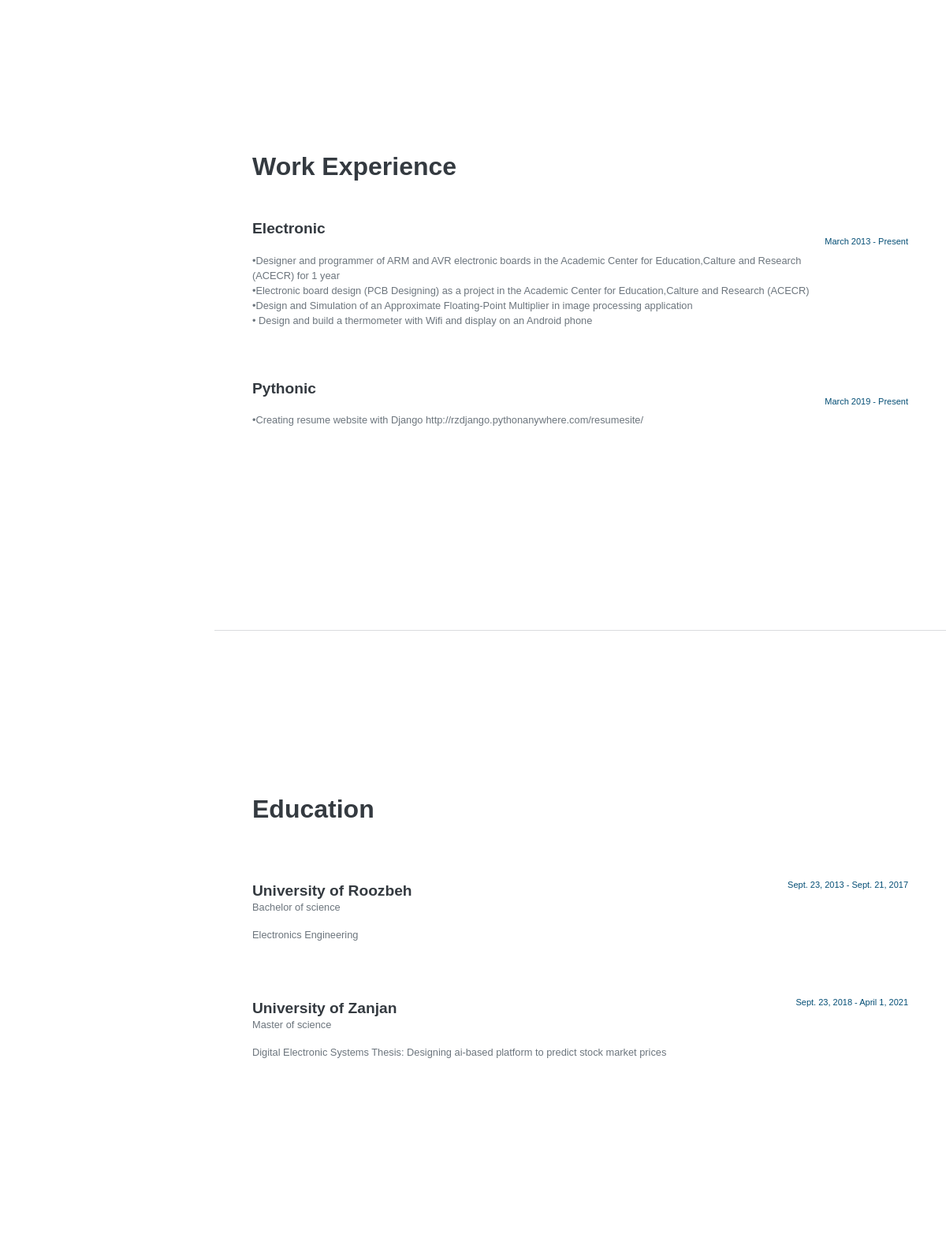
/resumesite/ (middle part), run on an earlier commit of the app's database.
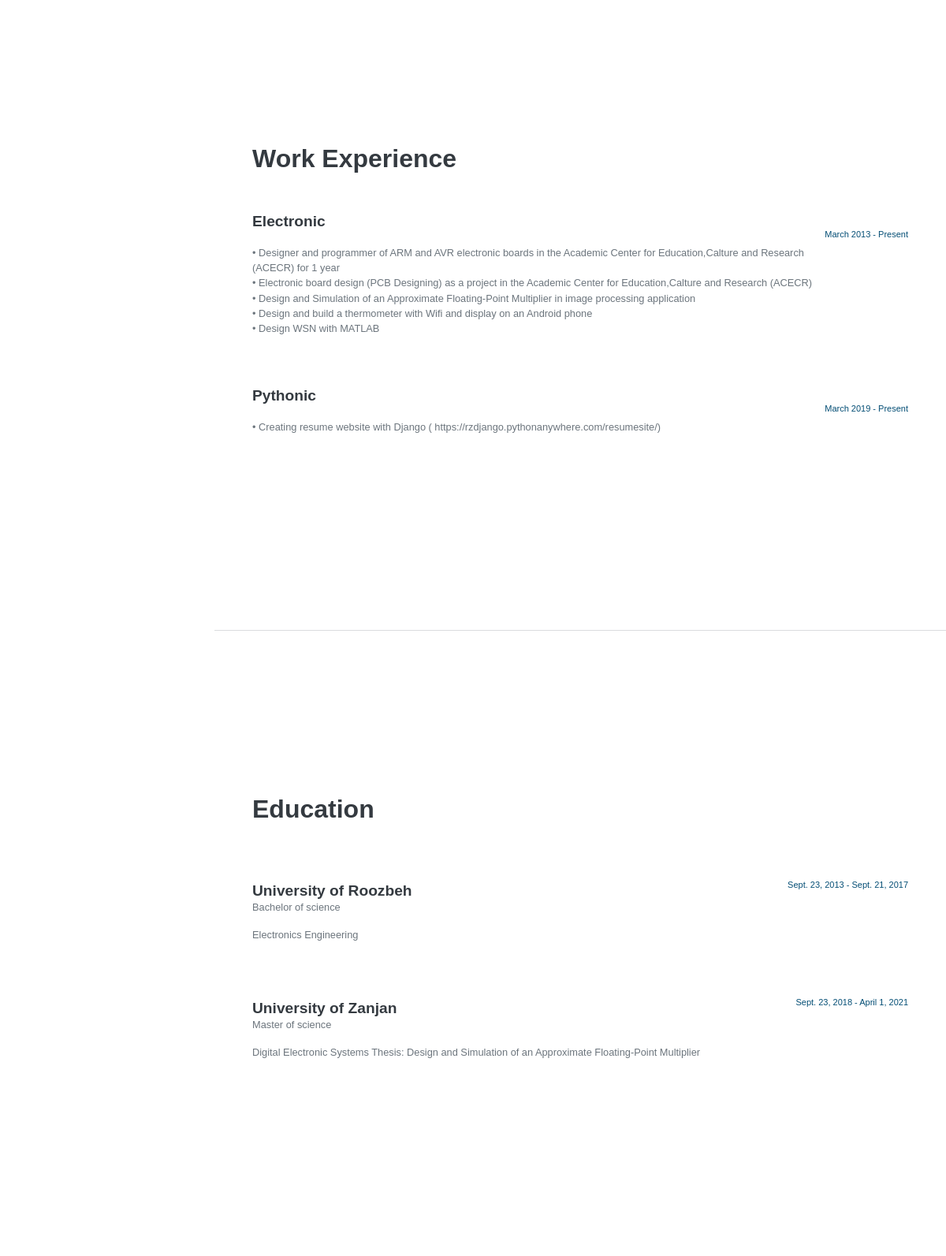
And on a later commit of the database.
### resumesite/models.py (models this page shows, shortened)
class workexperience(models.Model):
    class Meta:
        verbose_name="سوابق شغلی"
        verbose_name_plural="سوابق شغلی"
    job_area=models.CharField(max_length=100,null=True,blank=True)
    job_title=models.CharField(max_length=300,verbose_name="عنوان شغل")
    company_name=models.CharField(max_length=100,verbose_name="نام شرکت")
    start_time=models.TimeField(verbose_name="تاریخ شروع")
    end_time=models.TimeField(verbose_name="تاریخ پایان")

class aducationModel(models.Model):
    class Meta:
        verbose_name="سوابق تحصیلی"
        verbose_name_plural="سوابق تحصیلی"
    Associate=1
    Bachelor=2
    Master=3
    phD=4
    status_choices=((Associate,"Associate"),
                    (Bachelor,"Bachelor of science"),
                    (Master,"Master of science "),
                    (phD,"phD"))
    degree_level=models.IntegerField(choices=status_choices,verbose_name="مقطع تحصیلی")
    major=models.CharField(max_length=100,verbose_name="رشته تحصیلی")
    university=models.CharField(max_length=100,verbose_name="دانشگاه")
    gpa=models.FloatField(verbose_name="معدل")
    from_year=models.DateField(verbose_name="سال شروع")
    to_year=models.DateField(verbose_name="سال پایان")

### resumesite/views.py (the view)
# urls.py: path('',views.home),
def home(request):
    aboutMeModel=aboutmeModel.objects.all()
    Workexperience=workexperience.objects.all()
    AducationModel=aducationModel.objects.all()
    SkillsModel=skillsModel.objects.all()
    CoursesModel=coursesModel.objects.all()
    AwardsModel=awardsModel.objects.all()
    ArticlesModel=articlesModel.objects.all()
    context={
        'aboutMeModel':aboutMeModel,
        'Workexperience':Workexperience,
        'AducationModel':AducationModel,
        'SkillsModel':SkillsModel,
        'CoursesModel':CoursesModel,
        'AwardsModel':AwardsModel,
        'ArticlesModel':ArticlesModel
    }
    return render(request,'home.html',context)

### resumesite/templates/home.html (shortened to what this page needs)
{% load static %}
<!DOCTYPE html>
<html lang="en">
    <head>
        <link href="{% static 'css/style.css'%}" rel="stylesheet" />
    </head>
    <body id="page-top">
        <div class="container-fluid p-0">
            <section class="resume-section" id="experience">
                <div class="resume-section-content">
                    <h2 class="mb-5">Work Experience</h2>
                    <div class="d-flex flex-column flex-md-row justify-content-between mb-5">
                        <div class="flex-grow-1">
                            <h3 class="mb-0">Electronic</h3>
                            <div class="subheading mb-3">
                            {% for workexperience in Workexperience%}
                                {%if workexperience.job_area == "Electronic"%}
                                    <br>{{workexperience.job_title}}
                                {% endif %}
                            {% endfor%}
                            </div>
                        </div>
                        <div class="flex-shrink-0"><span class="text-primary">March 2013 - Present</span></div>
                    </div>
                    <div class="d-flex flex-column flex-md-row justify-content-between mb-5">
                        <div class="flex-grow-1">
                            <h3 class="mb-0">Pythonic</h3>
                            <div class="subheading mb-3">
                            {% for workexperience in Workexperience%}
                                {%if workexperience.job_area == "Pythonic"%}
                                    <br>{{workexperience.job_title}}
                                {% endif %}
                            {% endfor%}</div>
                        </div>
                        <div class="flex-shrink-0"><span class="text-primary">March 2019 - Present</span></div>
                    </div>
                </div>
            </section>
            <hr class="m-0" />
            <section class="resume-section" id="education">
                <div class="resume-section-content">
                    <h2 class="mb-5">Education</h2>
                    {% for aducationModel in AducationModel %}
                    <div class="d-flex flex-column flex-md-row justify-content-between mb-5">
                        <div class="flex-grow-1">
                                <br><h3 class="mb-0">{{ aducationModel.university}}</h3>
                                <div class="subheading mb-3">{{ aducationModel.get_degree_level_display }}</div>
                                <div style="font-size: 0.8rem;">{{ aducationModel.major}}</div>
                        </div>
                        <div class="flex-shrink-0"><span class="text-primary">{{aducationModel.from_year}} - {{aducationModel.to_year}}</span></div>
                    </div>
                    {% endfor %}
                </div>
            </section>
        </div>
    </body>
</html>

What changed in the data, as far as the page shows it:
changed workexperience: job_title "•Designer and programmer of ARM and AVR electronic boards in the Academic Center for Education,Calture and Research (ACECR) for 1 year" → "• Designer and programmer of ARM and AVR electronic boards in the Academic Center for Education,Calture and Research (ACECR) for 1 year"
changed workexperience: job_title "•Electronic board design (PCB Designing) as a project in the Academic Center for Education,Calture and Research (ACECR)" → "• Electronic board design (PCB Designing) as a project in the Academic Center for Education,Calture and Research (ACECR)"
changed workexperience: job_title "•Design and Simulation of an Approximate Floating-Point Multiplier in image processing application" → "• Design and Simulation of an Approximate Floating-Point Multiplier in image processing application"
added workexperience: job_title "• Design WSN with MATLAB", shown under "Electronic"
changed workexperience: job_title "•Creating resume website with Django http://rzdjango.pythonanywhere.com/resumesite/" → "• Creating resume website with Django ( https://rzdjango.pythonanywhere.com/resumesite/)"
changed aducationModel "University of Zanjan": major "Digital Electronic Systems Thesis: Designing ai-based platform to predict stock market prices" → "Digital Electronic Systems Thesis: Design and Simulation of an Approximate Floating-Point Multiplier"
